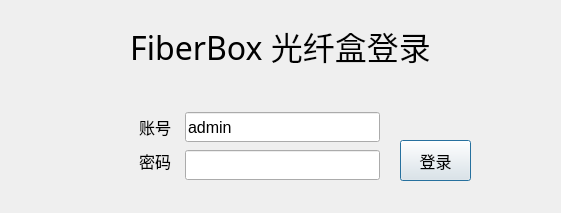
<?xml version="1.0" encoding="UTF-8"?>
<ui version="4.0">
 <class>UsrLandDlg</class>
 <widget class="QDialog" name="UsrLandDlg">
  <property name="geometry">
   <rect>
    <x>0</x>
    <y>0</y>
    <width>561</width>
    <height>213</height>
   </rect>
  </property>
  <property name="windowTitle">
   <string>Dialog</string>
  </property>
  <property name="styleSheet">
   <string notr="true"/>
  </property>
  <widget class="QLabel" name="stateLabel">
   <property name="geometry">
    <rect>
     <x>180</x>
     <y>80</y>
     <width>181</width>
     <height>31</height>
    </rect>
   </property>
   <property name="font">
    <font>
     <family>宋体</family>
     <pointsize>11</pointsize>
    </font>
   </property>
   <property name="styleSheet">
    <string notr="true">color: rgb(255, 0, 0);</string>
   </property>
   <property name="text">
    <string/>
   </property>
  </widget>
  <widget class="QLineEdit" name="nameLineEdit">
   <property name="geometry">
    <rect>
     <x>185</x>
     <y>112</y>
     <width>195</width>
     <height>30</height>
    </rect>
   </property>
   <property name="font">
    <font>
     <family>Arial</family>
     <pointsize>12</pointsize>
     <bold>false</bold>
    </font>
   </property>
   <property name="text">
    <string>admin</string>
   </property>
  </widget>
  <widget class="QLineEdit" name="pwdLineEdit">
   <property name="geometry">
    <rect>
     <x>185</x>
     <y>150</y>
     <width>195</width>
     <height>30</height>
    </rect>
   </property>
   <property name="font">
    <font>
     <family>Arial</family>
     <bold>false</bold>
    </font>
   </property>
   <property name="text">
    <string/>
   </property>
   <property name="echoMode">
    <enum>QLineEdit::Password</enum>
   </property>
  </widget>
  <widget class="QPushButton" name="landBtn">
   <property name="geometry">
    <rect>
     <x>400</x>
     <y>140</y>
     <width>71</width>
     <height>41</height>
    </rect>
   </property>
   <property name="font">
    <font>
     <family>微软雅黑</family>
     <pointsize>12</pointsize>
    </font>
   </property>
   <property name="cursor">
    <cursorShape>PointingHandCursor</cursorShape>
   </property>
   <property name="text">
    <string>登录</string>
   </property>
   <property name="autoDefault">
    <bool>true</bool>
   </property>
  </widget>
  <widget class="QLabel" name="label">
   <property name="geometry">
    <rect>
     <x>60</x>
     <y>112</y>
     <width>111</width>
     <height>30</height>
    </rect>
   </property>
   <property name="font">
    <font>
     <family>微软雅黑</family>
     <pointsize>12</pointsize>
    </font>
   </property>
   <property name="styleSheet">
    <string notr="true"/>
   </property>
   <property name="text">
    <string>账号</string>
   </property>
   <property name="alignment">
    <set>Qt::AlignRight|Qt::AlignTrailing|Qt::AlignVCenter</set>
   </property>
  </widget>
  <widget class="QLabel" name="label_2">
   <property name="geometry">
    <rect>
     <x>60</x>
     <y>146</y>
     <width>111</width>
     <height>30</height>
    </rect>
   </property>
   <property name="font">
    <font>
     <family>微软雅黑</family>
     <pointsize>12</pointsize>
    </font>
   </property>
   <property name="styleSheet">
    <string notr="true"/>
   </property>
   <property name="text">
    <string>密码</string>
   </property>
   <property name="alignment">
    <set>Qt::AlignRight|Qt::AlignTrailing|Qt::AlignVCenter</set>
   </property>
  </widget>
  <widget class="QLabel" name="label_3">
   <property name="geometry">
    <rect>
     <x>0</x>
     <y>10</y>
     <width>561</width>
     <height>71</height>
    </rect>
   </property>
   <property name="font">
    <font>
     <family>微软雅黑</family>
     <pointsize>24</pointsize>
     <bold>false</bold>
    </font>
   </property>
   <property name="styleSheet">
    <string notr="true"/>
   </property>
   <property name="text">
    <string>FiberBox 光纤盒登录</string>
   </property>
   <property name="alignment">
    <set>Qt::AlignCenter</set>
   </property>
  </widget>
 </widget>
 <resources/>
 <connections/>
</ui>
